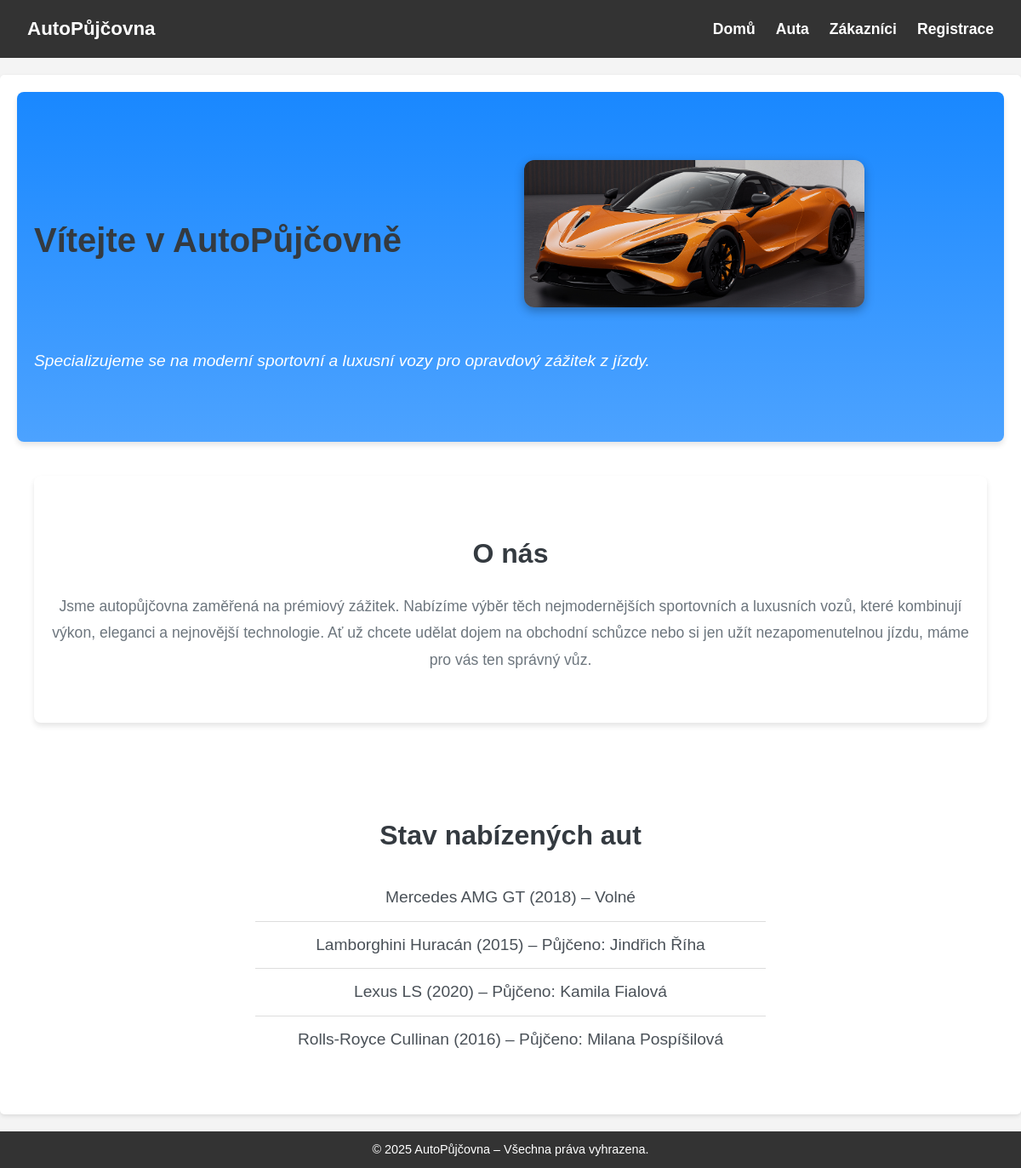
The page / on the database its author committed.
### auta/models.py (models this page shows, shortened)
class Auto(models.Model):
    model = models.CharField(max_length=100)
    zakaznik = models.ForeignKey(Zakaznik, on_delete=models.SET_NULL, null=True, blank=True)
    rok_vyroby = models.IntegerField(default=2020)  # <--- nové pole
    dostupne = models.BooleanField(default=True)

class Zakaznik(models.Model):
    jmeno = models.CharField(max_length=100)
    prijmeni = models.CharField(max_length=100)

### auta/views.py (the view)
# urls.py: path('', views.index, name='index'),
def index(request):
    auta = Auto.objects.all()
    zakaznici = Zakaznik.objects.all()
    return render(request, 'index.html', {'auta': auta, 'zakaznici': zakaznici})

### auta/templates/index.html (shortened to what this page needs)
{% extends 'base.html' %}
{% load static %}
{% block content %}
  <div class="hero">
    <h1>Vítejte v AutoPůjčovně</h1>
    <div class="hero-image">
    <img src="{% static 'images/McLaren765lt.png' %}" alt="Luxusní sportovní vůz">
    </div>
    <p>Specializujeme se na moderní sportovní a luxusní vozy pro opravdový zážitek z jízdy.</p>
    </div>
  <section class="about">
    <h2>O nás</h2>
    <p>
      Jsme autopůjčovna zaměřená na prémiový zážitek. Nabízíme výběr těch nejmodernějších
      sportovních a luxusních vozů, které kombinují výkon, eleganci a nejnovější technologie.
      Ať už chcete udělat dojem na obchodní schůzce nebo si jen užít nezapomenutelnou jízdu,
      máme pro vás ten správný vůz.
    </p>
  </section>
  <section class="seznam-aut">
    <h2>Stav nabízených aut</h2>
    <ul>
      {% for auto in auta %}
        <li>
          {{ auto.model }} ({{ auto.rok_vyroby }})
          {% if auto.zakaznik %}
            – Půjčeno: {{ auto.zakaznik.jmeno }} {{ auto.zakaznik.prijmeni }}
          {% else %}
            – Volné
          {% endif %}
        </li>
      {% empty %}
        <li>Žádná auta k dispozici.</li>
      {% endfor %}
    </ul>
  </section>
{% endblock %}

### auta/static/css/style.css (style rules this page uses)
body { font-family: 'Arial', sans-serif; margin: 0; padding: 0; background-color: #f8f9fa; color: #212529; line-height: 1.6; overflow-x: hidden; }
h1, h2 { color: #343a40; margin-bottom: 15px; }
.hero { display: flex; align-items: center; justify-content: space-between; flex-wrap: wrap; background: linear-gradient(to bottom, rgba(0, 123, 255, 0.9), rgba(0, 123, 255, 0.7)); padding: 60px 20px; border-radius: 8px; box-shadow: 0 4px 6px rgba(0, 0, 0, 0.1); color: white; text-align: center; }
.hero h1 { font-size: 2.5rem; margin-bottom: 20px; font-weight: bold; }
.hero p { font-size: 1.2rem; margin-top: 20px; font-style: italic; }
.hero-image { max-width: 400px; margin: 20px auto; }
.hero-image img { width: 100%; height: auto; border-radius: 12px; box-shadow: 0 4px 12px rgba(0, 0, 0, 0.3); object-fit: cover; }
.about { background: #ffffff; padding: 40px 20px; border-radius: 8px; margin: 40px 20px; box-shadow: 0 4px 6px rgba(0, 0, 0, 0.1); text-align: center; }
.about h2 { font-size: 2rem; margin-bottom: 20px; }
.about p { font-size: 1.1rem; line-height: 1.8; color: #6c757d; }
.seznam-aut { padding: 40px 20px; text-align: center; }
.seznam-aut h2 { font-size: 2rem; margin-bottom: 20px; }
.seznam-aut ul { list-style-type: none; padding: 0; margin: 0 auto; max-width: 600px; }
.seznam-aut li { font-size: 1.2rem; padding: 12px 0; border-bottom: 1px solid #ddd; color: #495057; }
.seznam-aut li:last-child { border-bottom: none; }

### auta/static/css/styleregister.css (style rules this page uses)
body { font-family: Arial, sans-serif; line-height: 1.6; margin: 0; padding: 0; background-color: #f9f9f9; color: #333; }

### auta/static/css/styleauta.css (style rules this page uses)
body { font-family: Arial, sans-serif; line-height: 1.6; margin: 0; padding: 0; background-color: #f4f4f9; color: #333; }

### auta/static/css/stylezakaznici.css (style rules this page uses)
body { font-family: Arial, sans-serif; line-height: 1.6; margin: 0; padding: 0; background-color: #f9f9f9; color: #333; font-size: clamp(0.95rem, 2vw, 1.1rem); }

### auta/static/css/stylebase.css (style rules this page uses)
body { font-family: Arial, sans-serif; margin: 0; padding: 0; background-color: #f4f4f4; color: #333; line-height: 1.6; overflow-x: hidden; }

### rows shown on the page
Auto: model "Mercedes AMG GT", rok_vyroby "2018", shows "– Volné"
Auto: model "Lamborghini Huracán", rok_vyroby "2015", zakaznik.jmeno "Jindřich", zakaznik.prijmeni "Říha"
Auto: model "Lexus LS", rok_vyroby "2020", zakaznik.jmeno "Kamila", zakaznik.prijmeni "Fialová"
Auto: model "Rolls-Royce Cullinan", rok_vyroby "2016", zakaznik.jmeno "Milana", zakaznik.prijmeni "Pospíšilová"
